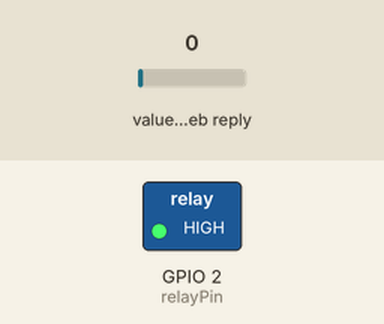
A sketch run on a simulated ESP8266 (NodeMCU). On the bench: switched loads named in the sketch (green lamp = pin HIGH). The test bench sets the inputs (shaded band); at power-on: value in the web reply 0. WiFi joins after 1.5 s; servers stay silent unless stated; web services answer with replies made up by the test bench; what the sketch prints to the serial monitor is not drawn.

Above: at 0.1 s.
At 1.6 s:
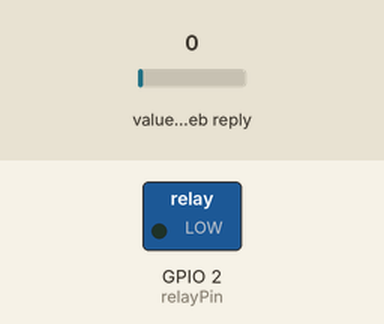
Timing chart, 0 to 3.1 s (numbered marks = the images above):
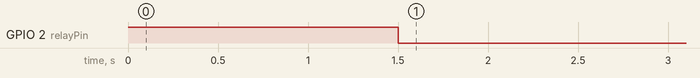

The sketch:

wifiRelay.ino
```cpp
#include <ESP8266WiFi.h>
#include <ThingSpeak.h>

WiFiClient client;                                 //Sets the WiFiClient libraru to client
const int relayPin = 2;                            //The pin the relay is attached to
float cloudValue;
int relayState = 0;

const char *ssid = "M.I.6 SURVEILLANCE VAN 2";     //WiFi Name
const char *password = "JR38D0TdMLef6ml4";         //WiFi Password

// ThingSpeak information
char thingSpeakAddress[] = "api.thingspeak.com";   //Cloud service address
unsigned long channelID = 607501;                  //Channel ID
char* readAPIKey = "BVQ2L7CXBAOLN8II";             //Key to read from channel
long lastReadUpdateTime = 0;                       //Default value for the last Read Update
const unsigned long readingInterval = 30L * 1000L; //Time between reads
unsigned int dataFieldOne = 1;                     //Field to write occupied data

void setup() {

  pinMode(relayPin, OUTPUT);
  digitalWrite(relayPin, HIGH);
  Serial.begin(115200);
  WiFi.mode(WIFI_STA);                             //Explicitly set the ESP8266 to be a WiFi-client
  WiFi.begin(ssid, password);                      //Starts connection to WiFi using given values
  Serial.print("Connecting");                      //Lets user know it's connecting
  while (WiFi.status() != WL_CONNECTED) {          //While waiting to connect
    Serial.print(".");                             //print a dot every
    delay(500);                                    //500 ms
  }
  Serial.print("Connected");                       //Once connected print connected
  ThingSpeak.begin(client);                        //Connect to ThingSpeak
}

void loop() {
  if (millis() - lastReadUpdateTime >=  readingInterval) { //If time is greater than posting time do
    lastReadUpdateTime = millis();
    cloudValue = (int)readTSData(channelID, dataFieldOne);
    Serial.println("Cloud value ");
    Serial.println(cloudValue);
    if (cloudValue > 0.5) {
      relayState = 1;
      Serial.println(relayState);
    } else {
      relayState = 0;
      Serial.println(relayState);
    }
  }
  if (relayState == 1) {
    digitalWrite(relayPin, HIGH);
    Serial.println("I'm meant to be on");
    delay(600*1000);
  } else {
    digitalWrite(relayPin, LOW);
    Serial.println("I'm meant to be off");
  }
}

float readTSData(long TSChannel, unsigned int TSField ) {
  float data =  ThingSpeak.readFloatField( TSChannel, TSField, readAPIKey );
  //delay(500);
  Serial.println( " Data read from ThingSpeak: " + String( data, 9 ) );
  return data;
}
```

Measured:
- by itself, GPIO 2 (relayPin): HIGH → LOW at 1.5 s
